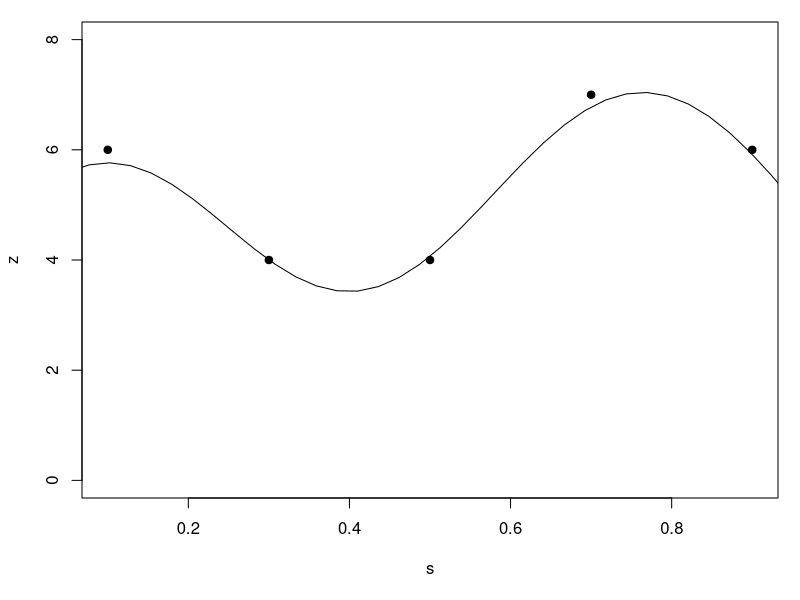

Source code (R):
library(tidyverse)

# Training data
s <- c(0.1, 0.3, 0.5, 0.7, 0.9)
z <- c(6, 4, 4, 7, 6)
z<- as.matrix(z)
par(mar=c(5,4,1,1)+0.1)
plot(s,z, 
     ylim = c(0,8), pch=19)

# Kernel functions
sof <- 0.5
sd <- 5

kernel_g <- function(s1, s2){
  k <- (sd^2) * exp(-pi* (abs(s1-s2)/sof)^2) 
  return(k)
}

kernel_m <- function(s1, s2){
  k <- (sd^2) * exp(-2* (abs(s1-s2)/sof))
  return(k)
}

kernel_b <- function(s1, s2){
  dif <- abs(s1-s2)
  if (dif < sof) {
    k <- (sd^2) * (1-(dif/sof)) 
  }else{
    k <- 0
  }
  return(k)
}

kernel_e <- function(s1,s2){
  k <- exp(-0.5*abs(s1-s2)^2)
  return(k)
}

# Calculate covariance matrices
make_cov <- function(s1, s2, kernel){
  len_s1 <- length(s1)
  len_s2 <- length(s2)
  cov_m <- matrix(nrow = len_s1, ncol = len_s2)
  for (i in 1:len_s2) {
    cov_m[,i] <- map_dbl(s1, function(x) kernel(s1=x, s2=s2[i]) )
  }
  return(cov_m)
}

# Predict
test_s <- seq(0, 1, length= 40)

k <- make_cov(s1=s, s2=s, kernel = kernel_g)
k_star <- make_cov(s1=test_s, s2=s, kernel = kernel_g)
 # Add noise 
noise <- rnorm(length(k_star),mean=0,sd=1) %>% matrix(ncol = ncol(k_star), nrow = nrow(k_star))
r <- cov(noise)

z_predict <- k_star %*% solve(k+r) %*% z

# Plot predicting
lines(test_s,z_predict)